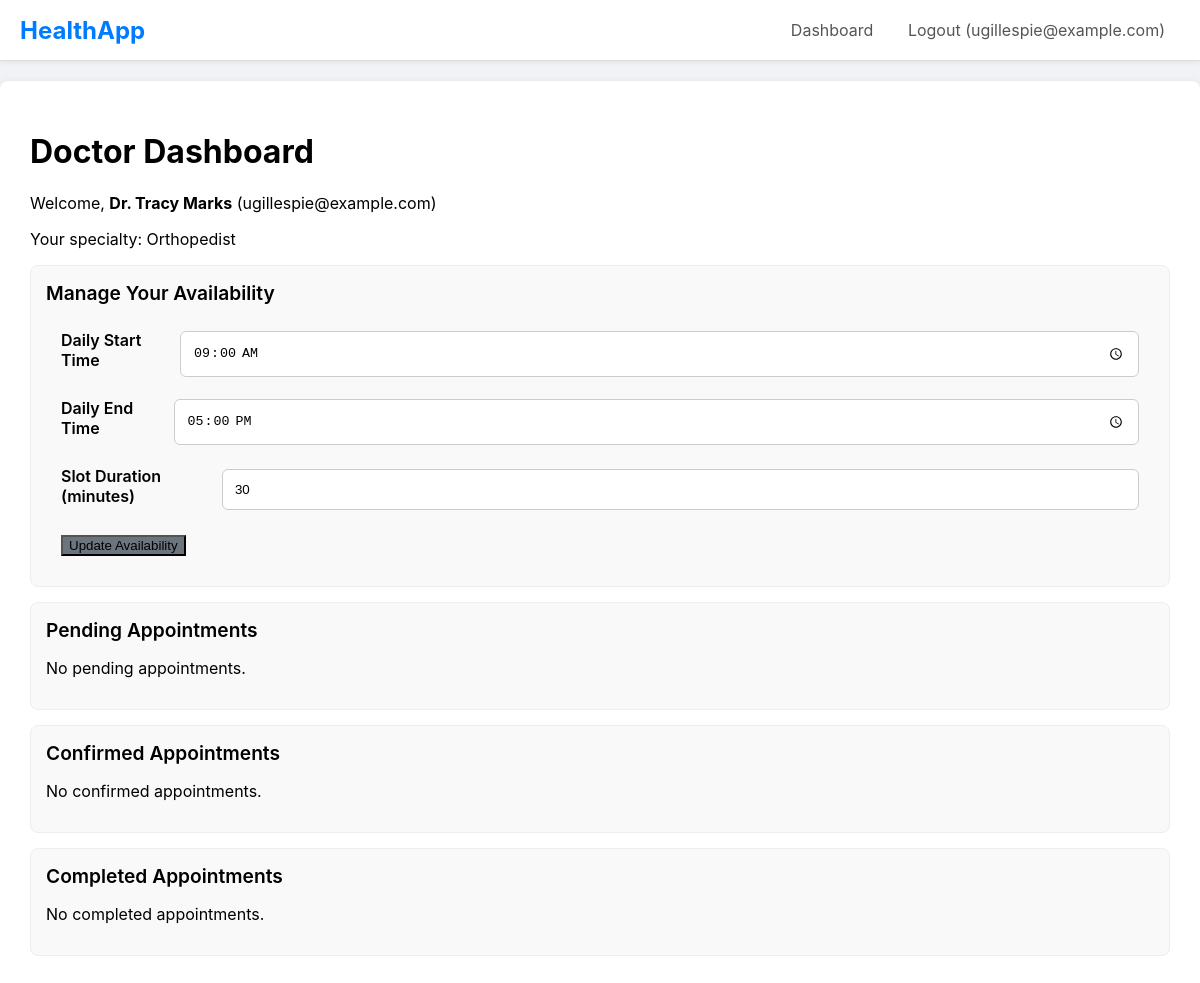
/doctor_dashboard (signed in), run on the app's committed database.
### main.py (models this page shows)
class User(db.Model, UserMixin):
    id = db.Column(db.Integer, primary_key=True)
    email = db.Column(db.String(120), unique=True, nullable=False)
    password_hash = db.Column(db.String(60), nullable=False)
    role = db.Column(db.String(20), nullable=False)
    patient_profile = db.relationship('PatientProfile', backref='user', uselist=False, cascade="all, delete-orphan")
    doctor_profile = db.relationship('DoctorProfile', backref='user', uselist=False, cascade="all, delete-orphan")
    insurance_profile = db.relationship('InsuranceProfile', backref='user', uselist=False, cascade="all, delete-orphan")

class DoctorProfile(db.Model):
    id = db.Column(db.Integer, primary_key=True)
    full_name = db.Column(db.String(100), nullable=False, default='Dr. Unnamed')
    phone = db.Column(db.String(20))
    specialty = db.Column(db.String(100))
    practice_address = db.Column(db.String(200))
    pincode = db.Column(db.String(10))
    latitude = db.Column(db.Float)
    longitude = db.Column(db.Float)
    availability_start_time = db.Column(db.Time) # e.g., 09:00:00
    availability_end_time = db.Column(db.Time)   # e.g., 17:00:00
    slot_duration_minutes = db.Column(db.Integer, default=30)
    user_id = db.Column(db.Integer, db.ForeignKey('user.id'), nullable=False, unique=True)
    records_written = db.relationship('MedicalRecord', backref='doctor', lazy='dynamic', foreign_keys='MedicalRecord.doctor_id')
    appointments = db.relationship('Appointment', backref='doctor', lazy='dynamic', foreign_keys='Appointment.doctor_id')
    reviews = db.relationship('DoctorReview', backref='doctor_profile', lazy='dynamic', foreign_keys='DoctorReview.doctor_id')
    files_written = db.relationship('MedicalFile', backref='doctor', lazy='dynamic', foreign_keys='MedicalFile.doctor_id')
    permitted_patients = db.relationship('PatientProfile', secondary=patient_doctor_permissions,
        back_populates='permitted_doctors')

### main.py (the view)
@app.route("/doctor_dashboard")
@login_required
@role_required('doctor')
def doctor_dashboard():
    appointments = g.profile.appointments.order_by(Appointment.appointment_time.asc()).all()
    pending_apts = [a for a in appointments if a.status == 'Pending']
    confirmed_apts = [a for a in appointments if a.status == 'Confirmed']
    completed_apts = [a for a in appointments if a.status == 'Completed']
    return render_template('doctor_dashboard.html',
                           pending_apts=pending_apts,
                           confirmed_apts=confirmed_apts,
                           completed_apts=completed_apts)

### main.py (called while the page is built)
@login_manager.user_loader
def load_user(user_id):
    return db.session.get(User, int(user_id))

def role_required(role_name):
    def decorator(f):
        @wraps(f)
        def decorated_function(*args, **kwargs):
            if not current_user.is_authenticated or current_user.role != role_name:
                abort(403)
            if current_user.role == 'patient':
                g.profile = current_user.patient_profile
            elif current_user.role == 'doctor':
                g.profile = current_user.doctor_profile
            elif current_user.role == 'insurance':
                g.profile = current_user.insurance_profile
            return f(*args, **kwargs)
        return decorated_function
    return decorator

### templates/doctor_dashboard.html
{% extends 'layout.html' %}
{% block content %}
    <h1>Doctor Dashboard</h1>
    <p>Welcome, <b>{{ g.profile.full_name }}</b> ({{ current_user.email }})</p>
    <p>Your specialty: {{ g.profile.specialty }}</p>
    <div class="card">
        <div class="card-header">Manage Your Availability</div>
        <form action="{{ url_for('manage_availability') }}" method="POST" style="padding: 15px;">
            <div class="form-group" style="display: flex; align-items: center; justify-content: space-between;">
                <label for="start_time" style="margin-right: 10px;">Daily Start Time</label>
                <input type="time" id="start_time" name="start_time" value="{{ g.profile.availability_start_time.strftime('%H:%M') if g.profile.availability_start_time else '09:00' }}" required>
            </div>
            <div class="form-group" style="display: flex; align-items: center; justify-content: space-between;">
                <label for="end_time" style="margin-right: 10px;">Daily End Time</label>
                <input type="time" id="end_time" name="end_time" value="{{ g.profile.availability_end_time.strftime('%H:%M') if g.profile.availability_end_time else '17:00' }}" required>
            </div>
            <div class="form-group" style="display: flex; align-items: center; justify-content: space-between;">
                <label for="slot_duration" style="margin-right: 10px;">Slot Duration (minutes)</label>
                <input type="number" id="slot_duration" name="slot_duration" value="{{ g.profile.slot_duration_minutes or 30 }}" min="10" step="5" required>
            </div>
            <button type="submit" class="btn-secondary">Update Availability</button>
        </form>
    </div>
    <div class="card">
        <div class="card-header">Pending Appointments</div>
        {% for apt in pending_apts %}
            <div class="d-flex justify-between align-center" style="padding: 10px; border-bottom: 1px solid #eee;">
                <div>
                    <b>{{ apt.patient.full_name }}</b><br>
                    {{ apt.appointment_time.strftime('%Y-%m-%d %I:%M %p') }}
                </div>
                <div>
                    <a href="{{ url_for('appointment_action', appointment_id=apt.id, action='confirm') }}" class="btn" style="margin-right: 5px;">Confirm</a>
                    <a href="{{ url_for('appointment_action', appointment_id=apt.id, action='cancel') }}" class="btn-danger" style="text-decoration: none; padding: 12px 20px; border-radius: 6px;">Cancel</a>
                </div>
            </div>
        {% else %}
            <p>No pending appointments.</p>
        {% endfor %}
    </div>
    <div class="card">
        <div class="card-header">Confirmed Appointments</div>
        {% for apt in confirmed_apts %}
             <div class="d-flex justify-between align-center" style="padding: 10px; border-bottom: 1px solid #eee;">
                <div>
                    <b>{{ apt.patient.full_name }}</b><br>
                    {{ apt.appointment_time.strftime('%Y-%m-%d %I:%M %p') }}
                </div>
                <div>
                    <a href="{{ url_for('update_record', patient_id=apt.patient.id) }}" class="btn-secondary" style="text-decoration: none; padding: 12px 20px; border-radius: 6px; margin-right: 5px;">View/Add Record</a>
                    <a href="{{ url_for('appointment_action', appointment_id=apt.id, action='complete') }}" class="btn">Mark as Completed</a>
                </div>
            </div>
        {% else %}
            <p>No confirmed appointments.</p>
        {% endfor %}
    </div>
    <div class="card">
        <div class="card-header">Completed Appointments</div>
        {% for apt in completed_apts %}
             <div class="d-flex justify-between align-center" style="padding: 10px; border-bottom: 1px solid #eee;">
                <div>
                    <b>{{ apt.patient.full_name }}</b><br>
                    {{ apt.appointment_time.strftime('%Y-%m-%d %I:%M %p') }}
                </div>
                <div style="min-width: 350px; text-align: right;">
                    <a href="{{ url_for('update_record', patient_id=apt.patient.id) }}" class="btn-secondary" style="text-decoration: none; padding: 12px 20px; border-radius: 6px; margin-right: 5px;">View History</a>
                    {% if apt.bill_status == 'Unbilled' %}
                        <form action="{{ url_for('set_bill', appointment_id=apt.id) }}" method="POST" style="display: inline-flex; gap: 5px; margin-left: 5px;">
                            <input type="number" step="0.01" name="bill_amount" placeholder="$ Amount" style="width: 80px; padding: 10px;" required>
                            <input type="text" name="bill_description" placeholder="Description (e.g., 'Checkup')" style="width: 150px; padding: 10px;">
                            <button type="submit" class="btn" style="padding: 10px;">Send Bill</button>
                        </form>
                    {% elif apt.bill_status == 'Unpaid' %}
                        <span style="display: inline-block; padding: 12px; font-weight: 600;">(${{ "%.2f"|format(apt.bill_amount) }} - Unpaid)</span>
                        <a href="{{ url_for('bill_action', appointment_id=apt.id, action='pay') }}" class="btn" style="text-decoration: none; padding: 12px 20px; border-radius: 6px; margin-left: 5px;">Mark as Paid</a>
                    {% elif apt.bill_status == 'Pending Insurance' %}
                        <span style="display: inline-block; padding: 12px; font-weight: 600; color: #666;">
                            (${{ "%.2f"|format(apt.bill_amount) }} - Claim {{ apt.insurance_claim_status }} with {{ apt.insurance_company.company_name }})
                        </span>
                        {% if apt.insurance_claim_status == 'Rejected' %}
                             <a href="{{ url_for('bill_action', appointment_id=apt.id, action='pay') }}" class="btn" style="text-decoration: none; padding: 12px 20px; border-radius: 6px; margin-left: 5px;">Mark as Paid</a>
                        {% endif %}
                    {% elif apt.bill_status == 'Paid' %}
                        <span style="display: inline-block; padding: 12px; font-weight: 600; color: green;">
                            (${{ "%.2f"|format(apt.bill_amount) }} - Paid
                            {% if apt.insurance_claim_status == 'Accepted' %}(via {{ apt.insurance_company.company_name }}){% endif %})
                        </span>
                    {% endif %}
                </div>
            </div>
            <div style="background-color: #fdfdf0; padding: 10px; border-bottom: 1px solid #eee;">
                {% if apt.bill_status == 'Unbilled' %}
                    <form action="{{ url_for('set_bill', appointment_id=apt.id) }}" method="POST" class="d-flex align-center">
                        <div class="form-group" style="margin: 0 5px; flex-grow: 1;">
                            <input type="number" name="bill_amount" placeholder="Amount (e.g., 150.00)" step="0.01" min="0.01" required style="width: 100%; padding: 8px;">
                        </div>
                        <div class="form-group" style="margin: 0 5px; flex-grow: 2;">
                            <input type="text" name="bill_description" placeholder="Description (e.g., Consultation)" required style="width: 100%; padding: 8px;">
                        </div>
                        <button type="submit" class="btn" style="padding: 8px 12px;">Send Bill</button>
                    </form>
                {% elif apt.bill_status == 'Unpaid' %}
                    <div class="d-flex justify-between align-center">
                        <div>
                            <p style="margin: 0;"><b>Bill Unpaid:</b> ${{ "%.2f"|format(apt.bill_amount) }}</p>
                            <small style="color: #555;">{{ apt.bill_description }}</small>
                        </div>
                        <a href="{{ url_for('bill_action', appointment_id=apt.id, action='pay') }}" class="btn-secondary" style="text-decoration: none; padding: 8px 12px;">Mark as Paid</a>
                    </div>
                {% elif apt.bill_status == 'Paid' %}
                    <div class="d-flex justify-between align-center">
                        <div>
                            <p style="margin: 0; color: green;"><b>Bill Paid:</b> ${{ "%.2f"|format(apt.bill_amount) }}</p>
                            <small style="color: #555;">{{ apt.bill_description }}</small>
                        </div>
                    </div>
                {% endif %}
            </div>
        {% else %}
            <p>No completed appointments.</p>
        {% endfor %}
    </div>
{% endblock %}

### templates/layout.html (shortened to what this page needs)
<!DOCTYPE html>
<html lang="en">
<head>
</head>
<body>
    <nav>
        <div class="logo"><a href="{{ url_for('home') }}" style="text-decoration: none; color: #007bff;">HealthApp</a></div>
        <div class="nav-links">
            {% if current_user.is_authenticated %}
                <a href="{{ url_for('dashboard') }}">Dashboard</a>
                <a href="{{ url_for('logout') }}">Logout ({{ current_user.email }})</a>
            {% else %}
                <a href="{{ url_for('login') }}">Login</a>
                <a href="{{ url_for('register') }}">Register</a>
            {% endif %}
        </div>
    </nav>
    <div class="container">
        {% block content %}{% endblock %}
    </div>
</body>
</html>

### templates/layout.html (style rules this page uses)
body { font-family: -apple-system, BlinkMacSystemFont, "Segoe UI", Roboto, Helvetica, Arial, sans-serif; margin: 0; background-color: #f0f2f5; }
nav { background-color: #ffffff; padding: 0 20px; border-bottom: 1px solid #ddd; display: flex; justify-content: space-between; align-items: center; box-shadow: 0 2px 4px rgba(0,0,0,0.05); }
nav .logo { font-size: 1.5rem; font-weight: bold; color: #007bff; }
nav .nav-links a { color: #555; text-decoration: none; padding: 20px 15px; display: inline-block; }
.container { max-width: 1200px; margin: 20px auto; background-color: #ffffff; padding: 30px; border-radius: 8px; box-shadow: 0 2px 8px rgba(0,0,0,0.1); }
.form-group { margin-bottom: 20px; }
.form-group label { display: block; margin-bottom: 8px; font-weight: 600; }
.form-group input, .form-group select, .form-group textarea { width: 100%; padding: 12px; border: 1px solid #ccc; border-radius: 6px; box-sizing: border-box; }
.btn-secondary { background-color: #6c757d; }
.card { background: #f9f9f9; border: 1px solid #eee; border-radius: 8px; padding: 15px; margin-bottom: 15px; }
.card-header { font-size: 1.2rem; font-weight: 600; margin-bottom: 10px; }

### data on the page
User: email "ugillespie@example.com"
DoctorProfile: profile.full_name "Dr. Tracy Marks", profile.specialty "Orthopedist", start_time "09:00", end_time "17:00", slot_duration "30"
